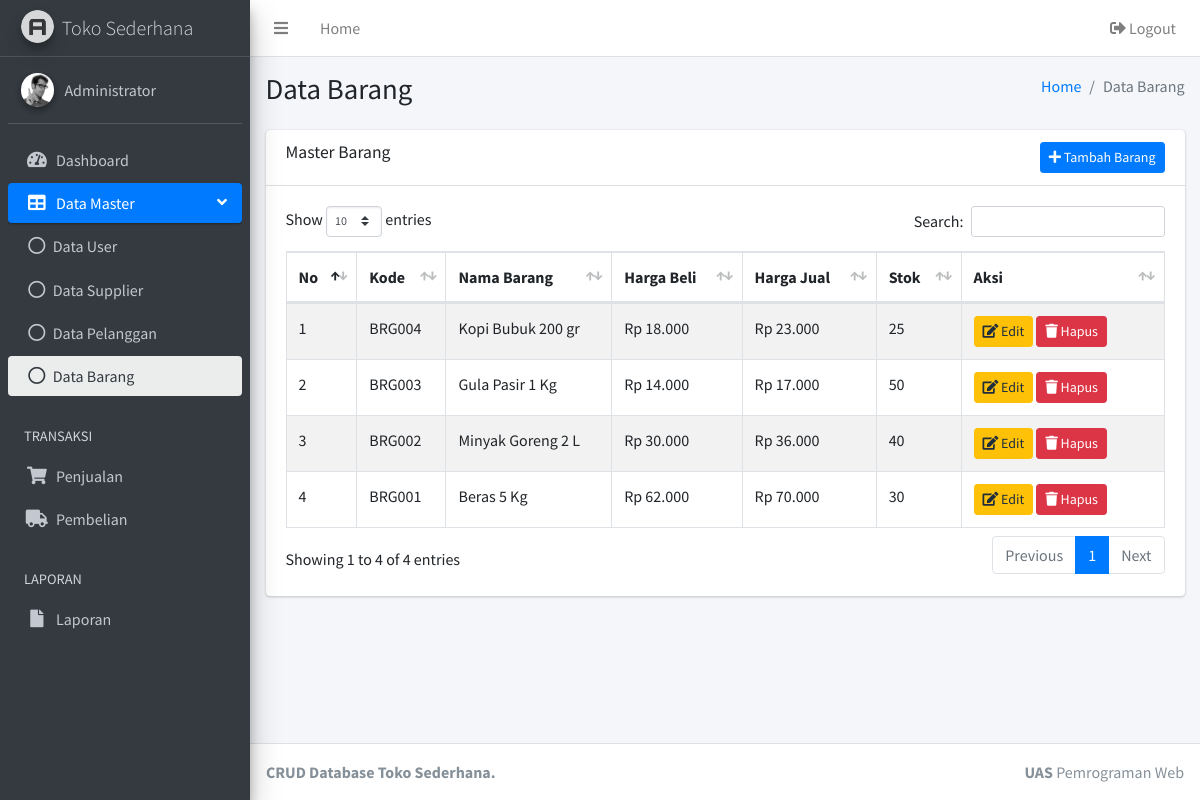
/barang.php (signed in), run on the app's committed database.
### tables this page shows
CREATE TABLE `barang` (
  `id_barang` int(11) NOT NULL AUTO_INCREMENT,
  `kode_barang` varchar(30) NOT NULL,
  `nama_barang` varchar(100) NOT NULL,
  `harga_beli` decimal(12,2) NOT NULL DEFAULT 0.00,
  `harga_jual` decimal(12,2) NOT NULL DEFAULT 0.00,
  `stok` int(11) NOT NULL DEFAULT 0,
  PRIMARY KEY (`id_barang`),
  UNIQUE KEY `kode_barang` (`kode_barang`)
);

### barang.php (the view, shortened to what this page needs)
<?php
require_once 'app.php';
$barangs = fetch_all('SELECT * FROM barang ORDER BY id_barang DESC');
?>
<div class="card">
  <div class="card-header">
    <h3 class="card-title">Master Barang</h3>
    <button class="btn btn-primary btn-sm float-right" data-toggle="modal" data-target="#modalTambah"><i class="fas fa-plus"></i> Tambah Barang</button>
  </div>
  <div class="card-body table-responsive">
    <table class="table table-bordered table-striped datatable">
      <thead><tr><th>No</th><th>Kode</th><th>Nama Barang</th><th>Harga Beli</th><th>Harga Jual</th><th>Stok</th><th width="160">Aksi</th></tr></thead>
      <tbody>
        <?php $no = 1; foreach ($barangs as $row): ?>
          <tr>
            <td><?= $no++; ?></td>
            <td><?= e($row['kode_barang']); ?></td>
            <td><?= e($row['nama_barang']); ?></td>
            <td><?= rupiah($row['harga_beli']); ?></td>
            <td><?= rupiah($row['harga_jual']); ?></td>
            <td><?= e($row['stok']); ?></td>
            <td>
              <button class="btn btn-warning btn-sm" data-toggle="modal" data-target="#modalEdit<?= $row['id_barang']; ?>"><i class="fas fa-edit"></i> Edit</button>
              <button class="btn btn-danger btn-sm" data-toggle="modal" data-target="#modalHapus<?= $row['id_barang']; ?>"><i class="fas fa-trash"></i> Hapus</button>
            </td>
          </tr>
        <?php endforeach; ?>
      </tbody>
    </table>
  </div>
</div>

### data on the page
barang: kode_barang "BRG004", nama_barang "Kopi Bubuk 200 gr", harga_beli "Rp 18.000", harga_jual "Rp 23.000", stok "25"
barang: kode_barang "BRG003", nama_barang "Gula Pasir 1 Kg", harga_beli "Rp 14.000", harga_jual "Rp 17.000", stok "50"
barang: kode_barang "BRG002", nama_barang "Minyak Goreng 2 L", harga_beli "Rp 30.000", harga_jual "Rp 36.000", stok "40"
barang: kode_barang "BRG001", nama_barang "Beras 5 Kg", harga_beli "Rp 62.000", harga_jual "Rp 70.000", stok "30"

### other printed values
current_user_name() "Administrator"
$title "Data Barang"
